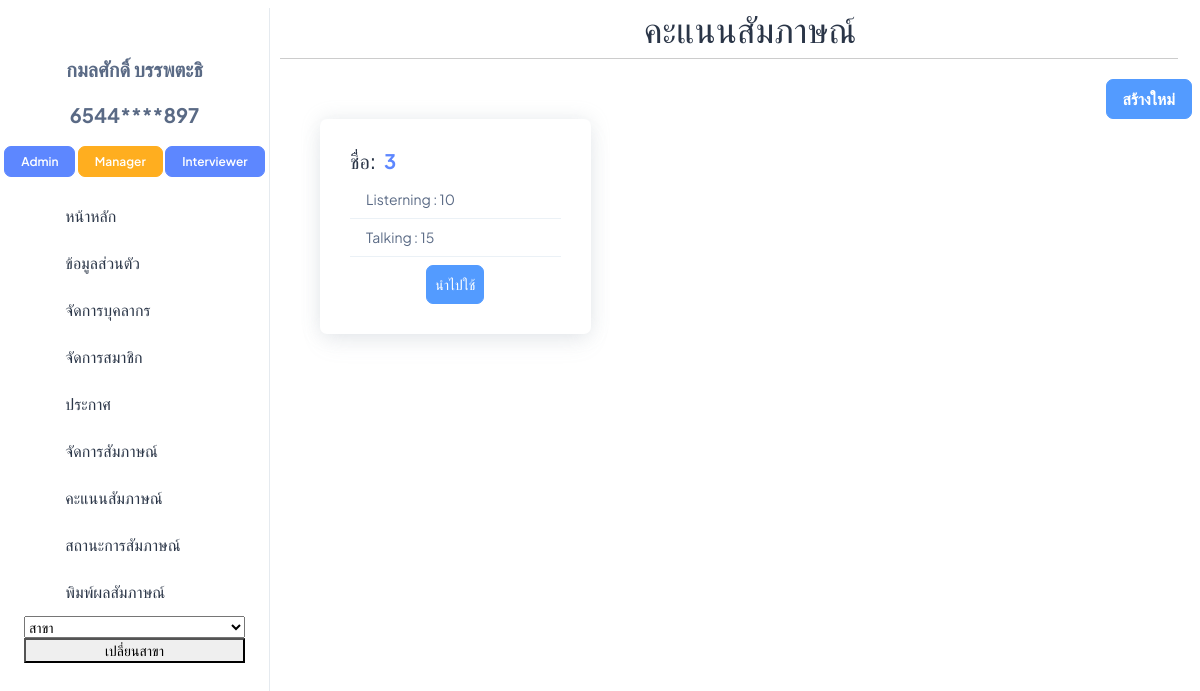
The page /Manager_Score/6 (signed in) on the database as committed earlier.
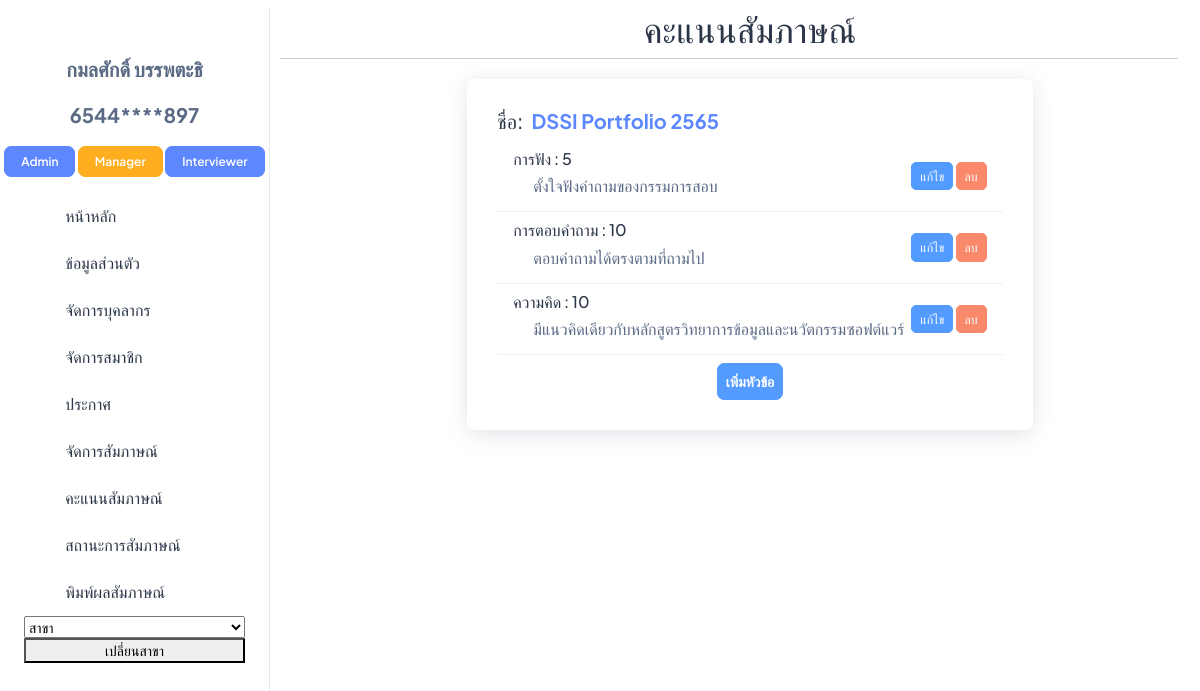
The same page on the database as committed later.
### interview/models.py (models this page shows, shortened)
class Role(models.Model):
    DEFAULT_ROLES = ['Admin', 'Manager','Interviewer', 'Student']
    name = models.CharField(max_length=50, default=DEFAULT_ROLES[0], choices=[(role, role) for role in DEFAULT_ROLES])
    users = models.ManyToManyField(User, related_name='roles', blank=True)
    TemporaryUser = models.ManyToManyField(TemporaryUser, related_name='roles', blank=True)

class ScorePattern(models.Model):
    pattern_name = models.CharField(max_length=100)
    main_pattern = models.BooleanField(default=False)

class ScoreTopic(models.Model):
    pattern_id = models.ForeignKey(ScorePattern, on_delete=models.CASCADE, related_name="Score_pattern")
    topic_name = models.CharField(max_length=100)
    max_score = models.PositiveIntegerField()
    score_detail = models.CharField(max_length=500 , null=True,blank=True)

class Round(models.Model):
    major = models.ForeignKey(Major, on_delete=models.CASCADE)
    academic_year = models.CharField(max_length=20)
    round_name = models.CharField(max_length=20)
    manager = models.ForeignKey(User, on_delete=models.CASCADE)
    users = models.ManyToManyField(User, related_name='rounds_participated', blank=True)
    TemporaryUser = models.ManyToManyField(TemporaryUser,related_name='rounds_participated', blank=True)
    documents = models.CharField(max_length=200, null=True,blank=True)
    active = models.BooleanField(default=False,null=True,blank=True)
    interview_time = models.CharField(max_length=50, null=True, blank=True)

### interview/views.py (the view, shortened to what this page needs)
# urls.py: path('Manager_Score/<int:id>', Manager_ScoreTopic, name="Manager_ScoreTopic"),
@login_required
@user_passes_test(is_Manager)
def Manager_ScoreTopic(request,id):
    round = Round.objects.get(id=id)
    pattern_id = "None"
    round_name = f"{round.round_name}_{round.academic_year}_{round.major.major}"
    templates = ScorePattern.objects.filter(main_pattern=True)
    template = ScorePattern.objects.filter(pattern_name=round_name).first()
    topics = ScoreTopic.objects.filter(pattern_id=template)
    if RoundScore.objects.filter(Round=round):
        text = True
        pattern_id = template.id
    else:
        text = False
    context = {
        "text" : text,
        "no_topic" : templates,
        "round" : round_name,
        "round_id" : round,
        "topics" : topics,
        "pattern_id" : pattern_id
    }
    return render(request,"manager/Manager_ScoreTopic.html",context)

### interview/views.py (called while the page is built)
def is_Manager(user):
    if isinstance(user, User):
        return user.roles.filter(name='Manager').exists()
    else:
        return False

### interview/templates/manager/Manager_ScoreTopic.html (shortened to what this page needs)
{% extends 'manager/base/n_base.html' %}
{% load static %}
{% block css_js %}
<link rel="stylesheet" href="{% static 'css/manager_css/Score.css' %}" />
{% endblock %}
{% block topic %}
<h1 class="text-3xl text-gray-100 mt-2 text-center">คะแนนสัมภาษณ์</h1>
{% endblock %}
{% block content %}
<div class="pt-14 px-2">
    {% if text == False %}
    <div class="d-flex justify-content-end">
        <button class="btn btn-info fs-4 fw-semibold " onclick="add_ScoreRound()">สร้างใหม่</button>
      </div>
    <div class="container">
        <div class="row">
          {% for pattern in no_topic %}
          <div class="col-md-4">
            <div class="card">
              <div class="card-body">
                <div class="d-flex justify-content-between">
                  <span class="d-flex">
                    <h2 class="fs-6 card-title">ชื่อ:</h2>
                    <h2 class="fs-6 text-primary card-title fw-bolder px-2">{{ pattern.pattern_name }}</h2>
                  </span>
                </div>
                <ul class="list-group list-group-flush">
                  {% for topic in pattern.Score_pattern.all %}
                  <li class="list-group-item d-flex justify-content-between align-items-center">
                    {{ topic.topic_name }} : {{ topic.max_score }}
                  </li>
                    {% endfor %}
                    <div class="text-center">
                      <form method="post">
                        <button type="submit" class="btn btn-info mt-2 px-2 py-2">นำไปใช้</button>
                      </form>
                    </div>
                  </ul>
                </div>
              </div>
            </div>
          {% endfor %}
        </div>
      </div>
    {% else %}
      <div class="container justify-content-center">
        <div class="row">
          <div class="col-md-8 mx-auto">
            <div class="card">
              <div class="card-body">
                  <div class="d-flex justify-content-between">
                    <span class="d-flex">
                      <h2 class="fs-6 card-title">ชื่อ:</h2>
                      <h2 class="fs-6 text-primary card-title fw-bolder px-2">{{ round_id.round_name }} {{ round_id.academic_year }}</h2>
                    </span>
                    <a href="/delete_ScoreTemplate/{{pattern_id}}">
                      <span class="fs-6 text-danger">
                        <i class="ti ti-trash-x"></i>
                      </span>
                    </a>
                  </div>
                <ul class="list-group list-group-flush">
                {% for topic in topics %}
                  <li class="list-group-item d-flex justify-content-between align-items-center">
                    <div>
                      <h1 class="fs-4">{{ topic.topic_name }} : {{ topic.max_score }}</h1>
                      <h1 class="fs-4 ms-9 text-muted">{{ topic.score_detail }}</h1>
                    </div>
                    <div>
                      <a class="btn btn-info btn-sm" href="javascript:void(0);" onclick="edit_popup
                        ('{{ topic.id }}', '{{ topic.topic_name }}', '{{ topic.max_score }}', '{{ topic.score_detail }}')">แก้ไข</a>
                      <a class="btn btn-danger btn-sm" href="/delete_ScoreTopic/{{topic.id}}">ลบ</a>
                    </div>
                  </li>
                {% endfor %}
                <li class="text-center">
                  <button class="text-center btn btn-info fs-3 fw-semibold px-2 mt-2" onclick="add_ScoreRound()">เพิ่มหัวข้อ</button>
                </li>
                </ul>
              </div>
            </div>
          </div>
      </div>
    </div>
    {% endif %}
</div>
{% endblock %}

### interview/templates/manager/base/n_sidebar.html (shortened to what the changed rows need)
<!DOCTYPE html>
<html lang="en">
    <head>
        {% load static %}
        <link rel="stylesheet" href="{% static 'css/styles.min.css' %}" />
      </head>
<body>
<aside class="left-sidebar position-fixed">
    <div>
        {% if user.is_authenticated %}
        <div class="text-center">
            {% for role in user.roles.all %}
                {% if role.name == 'Admin' %}
                <a href="{% url 'Admin_page' %}" class="btn btn-primary fs-2 fw-semibold lh-sm">Admin</a>
                {% endif %}
                {% if role.name == 'Manager' %}
                <a href="{% url 'Manager_page' id=user.id %}" class="btn btn-warning fs-2 fw-semibold lh-sm">Manager</a>
                {% endif %}
                {% if role.name == 'Interviewer' %}
                <a href="{% url 'Interviewer_page' %}" class="btn btn-primary fs-2 fw-semibold lh-sm">Interviewer</a>
                {% endif %}
            {% endfor %}
        </div>
        {% endif %}
      </div>
  </aside>
</body>
</html>

Rows that differ between the two databases and show on the page:
removed ScorePattern: pattern_name "3"
removed ScoreTopic: topic_name "Listerning", max_score "10", shown under "3"
removed ScoreTopic: topic_name "Talking", max_score "15", shown under "3"
now on this page (row edited): Round: round_name "DSSI Portfolio", academic_year "2565"
added ScoreTopic: topic_name "การฟัง", max_score "5", score_detail "ตั้งใจฟังคำถามของกรรมการสอบ", shown under "DSSI Portfolio 2565"
added ScoreTopic: topic_name "การตอบคำถาม", max_score "10", score_detail "ตอบคำถามได้ตรงตามที่ถามไป", shown under "DSSI Portfolio 2565"
added ScoreTopic: topic_name "ความคิด", max_score "10", score_detail "มีแนวคิดเดียวกับหลักสูตรวิทยาการข้อมูลและนวัตกรรมซอฟต์แวร์", shown under "DSSI Portfolio 2565"
Other text that changed with them:
text no longer shown: "สร้างใหม่"
text now shown: "ชื่อ: เพิ่มหัวข้อ"
